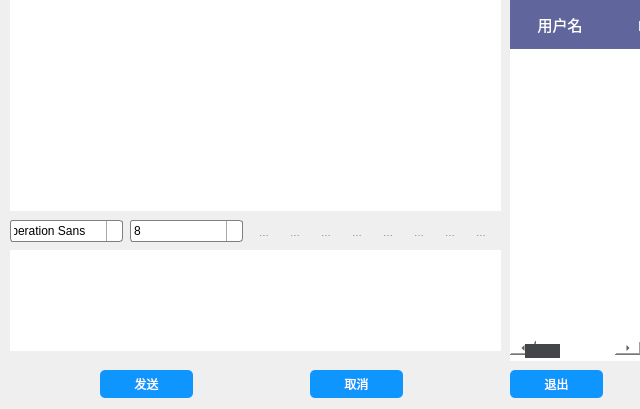
<?xml version="1.0" encoding="UTF-8"?>
<ui version="4.0">
 <class>Widget</class>
 <widget class="QWidget" name="Widget">
  <property name="geometry">
   <rect>
    <x>0</x>
    <y>0</y>
    <width>640</width>
    <height>409</height>
   </rect>
  </property>
  <property name="sizePolicy">
   <sizepolicy hsizetype="Fixed" vsizetype="Fixed">
    <horstretch>0</horstretch>
    <verstretch>0</verstretch>
   </sizepolicy>
  </property>
  <property name="windowTitle">
   <string>Widget</string>
  </property>
  <property name="styleSheet">
   <string notr="true">QHeaderView::section
{
    font-size:15px;
    font-family:&quot;Microsoft YaHei&quot;;
    color:#FFFFFF;

    background:#60669B;
    border:none;
    text-align:left;


    min-height:49px;
    max-height:49px;

    margin-left:0px;
    padding-left:0px;
}

QTableWidget
{
    background:#FFFFFF;
    border:none;

    font-size:15px;
    font-family:&quot;Microsoft YaHei&quot;;
    color:#666666;
}

QTableWidget::item
{
    border-bottom:1px solid #EEF1F7 ;
}

QTableWidget::item::selected
{
    color:red;
    background:#EFF4FF;
}

QScrollBar:horizontal {
        height: 20px;
        background: transparent;
        margin-top: 3px;
        margin-bottom: 3px;
}
QScrollBar::handle:horizontal {
        height: 20px;
        min-width: 30px;
        background: rgb(68, 69, 73);
        margin-left: 15px;
        margin-right: 15px;
}
QScrollBar::handle:horizontal:hover {
        background: rgb(80, 80, 80);
}
QScrollBar::sub-line:horizontal {
        width: 15px;
        background: transparent;
        image: url(:/Black/arrowLeft);
        subcontrol-position: left;
}
QScrollBar::add-line:horizontal {
        width: 15px;
        background: transparent;
        image: url(:/Black/arrowRight);
        subcontrol-position: right;
}
QScrollBar::sub-line:horizontal:hover {
        background: rgb(68, 69, 73);
}
QScrollBar::add-line:horizontal:hover {
        background: rgb(68, 69, 73);
}
QScrollBar::add-page:horizontal,QScrollBar::sub-page:horizontal {
        background: transparent;
}

QLineEdit
{
    background:white;
    padding-left:5px ;
    padding-top:1px ;
    border-bottom-left-radius:3px;
    border-bottom-right-radius:3px;
    border: 1px solid rgb(209 , 209 , 209);
    border-top:transparent;
}
QLineEdit:hover
{
    padding-top:0px ;
    border: 1px solid rgb(21 , 131 , 221);
}
QTextEdit
{
        border-width:0;
        border-style:outset;

        color:black;
        border-radius:5px;
}
  QComboBox {
      border: 1px solid gray;
      border-radius: 3px;
      padding: 1px 18px 1px 3px;
      min-width: 6em;
  }

  QComboBox:editable {
      background: white;
  }

  QComboBox:!editable, QComboBox::drop-down:editable {
       background: qlineargradient(x1: 0, y1: 0, x2: 0, y2: 1,
                                   stop: 0 #E1E1E1, stop: 0.4 #DDDDDD,
                                   stop: 0.5 #D8D8D8, stop: 1.0 #D3D3D3);
  }

  /* QComboBox gets the &quot;on&quot; state when the popup is open */
  QComboBox:!editable:on, QComboBox::drop-down:editable:on {
      background: qlineargradient(x1: 0, y1: 0, x2: 0, y2: 1,
                                  stop: 0 #D3D3D3, stop: 0.4 #D8D8D8,
                                  stop: 0.5 #DDDDDD, stop: 1.0 #E1E1E1);
  }

  QComboBox:on { /* shift the text when the popup opens */
      padding-top: 3px;
      padding-left: 4px;
  }

  QComboBox::drop-down {
      subcontrol-origin: padding;
      subcontrol-position: top right;
      width: 15px;

      border-left-width: 1px;
      border-left-color: darkgray;
      border-left-style: solid; /* just a single line */
      border-top-right-radius: 3px; /* same radius as the QComboBox */
      border-bottom-right-radius: 3px;
  }

  QComboBox::down-arrow {
      image: url(/usr/share/icons/crystalsvg/16x16/actions/1downarrow.png);
  }

  QComboBox::down-arrow:on { /* shift the arrow when popup is open */
      top: 1px;
      left: 1px;
  }
QScrollBar:vertical {
        width: 20px;
        background: transparent;
        margin-left: 3px;
        margin-right: 3px;
}
QScrollBar::handle:vertical {
        width: 20px;
        min-height: 30px;
        background: rgb(68, 69, 73);
        margin-top: 15px;
        margin-bottom: 15px;
}
QScrollBar::handle:vertical:hover {
        background: rgb(80, 80, 80);
}
QScrollBar::sub-line:vertical {
        height: 15px;
        background: transparent;
        image: url(:/Black/arrowTop);
        subcontrol-position: top;
}
QScrollBar::add-line:vertical {
        height: 15px;
        background: transparent;
        image: url(:/Black/arrowBottom);
        subcontrol-position: bottom;
}
QScrollBar::sub-line:vertical:hover {
        background: rgb(68, 69, 73);
}
QScrollBar::add-line:vertical:hover {
        background: rgb(68, 69, 73);
}
QScrollBar::add-page:vertical, QScrollBar::sub-page:vertical {
        background: transparent;
}

QScrollBar#verticalScrollBar:vertical {
        margin-top: 30px;
}
</string>
  </property>
  <widget class="QPushButton" name="buttonSend">
   <property name="geometry">
    <rect>
     <x>100</x>
     <y>370</y>
     <width>93</width>
     <height>28</height>
    </rect>
   </property>
   <property name="styleSheet">
    <string notr="true">QPushButton
{
    color:white;
    background-color:rgb(14 , 150 , 254);
    border-radius:5px;
}

QPushButton:hover
{
    color:white;
    background-color:rgb(44 , 137 , 255);
}

QPushButton:pressed
{
    color:white;
    background-color:rgb(14 , 135 , 228);
    padding-left:3px;
    padding-top:3px;
}</string>
   </property>
   <property name="text">
    <string>发送</string>
   </property>
  </widget>
  <widget class="QPushButton" name="buttonDel">
   <property name="geometry">
    <rect>
     <x>310</x>
     <y>370</y>
     <width>93</width>
     <height>28</height>
    </rect>
   </property>
   <property name="styleSheet">
    <string notr="true">QPushButton
{
    color:white;
    background-color:rgb(14 , 150 , 254);
    border-radius:5px;
}

QPushButton:hover
{
    color:white;
    background-color:rgb(44 , 137 , 255);
}

QPushButton:pressed
{
    color:white;
    background-color:rgb(14 , 135 , 228);
    padding-left:3px;
    padding-top:3px;
}</string>
   </property>
   <property name="text">
    <string>取消</string>
   </property>
  </widget>
  <widget class="QPushButton" name="buttonQuit">
   <property name="geometry">
    <rect>
     <x>510</x>
     <y>370</y>
     <width>93</width>
     <height>28</height>
    </rect>
   </property>
   <property name="styleSheet">
    <string notr="true">QPushButton
{
    color:white;
    background-color:rgb(14 , 150 , 254);
    border-radius:5px;
}

QPushButton:hover
{
    color:white;
    background-color:rgb(44 , 137 , 255);
}

QPushButton:pressed
{
    color:white;
    background-color:rgb(14 , 135 , 228);
    padding-left:3px;
    padding-top:3px;
}</string>
   </property>
   <property name="text">
    <string>退出</string>
   </property>
  </widget>
  <widget class="QTableWidget" name="tableWidget">
   <property name="geometry">
    <rect>
     <x>510</x>
     <y>0</y>
     <width>131</width>
     <height>361</height>
    </rect>
   </property>
   <column>
    <property name="text">
     <string>用户名</string>
    </property>
   </column>
   <column>
    <property name="text">
     <string>IP地址</string>
    </property>
   </column>
  </widget>
  <widget class="QTextBrowser" name="textBrowser">
   <property name="geometry">
    <rect>
     <x>10</x>
     <y>0</y>
     <width>491</width>
     <height>211</height>
    </rect>
   </property>
  </widget>
  <widget class="QFontComboBox" name="fontComboBox">
   <property name="geometry">
    <rect>
     <x>10</x>
     <y>220</y>
     <width>113</width>
     <height>22</height>
    </rect>
   </property>
  </widget>
  <widget class="QComboBox" name="comboBox">
   <property name="geometry">
    <rect>
     <x>130</x>
     <y>220</y>
     <width>113</width>
     <height>22</height>
    </rect>
   </property>
   <item>
    <property name="text">
     <string>8</string>
    </property>
   </item>
   <item>
    <property name="text">
     <string>9</string>
    </property>
   </item>
   <item>
    <property name="text">
     <string>10</string>
    </property>
   </item>
   <item>
    <property name="text">
     <string>11</string>
    </property>
   </item>
   <item>
    <property name="text">
     <string>12</string>
    </property>
   </item>
   <item>
    <property name="text">
     <string>13</string>
    </property>
   </item>
   <item>
    <property name="text">
     <string>14</string>
    </property>
   </item>
   <item>
    <property name="text">
     <string>15</string>
    </property>
   </item>
   <item>
    <property name="text">
     <string>16</string>
    </property>
   </item>
   <item>
    <property name="text">
     <string>17</string>
    </property>
   </item>
   <item>
    <property name="text">
     <string>18</string>
    </property>
   </item>
   <item>
    <property name="text">
     <string>19</string>
    </property>
   </item>
   <item>
    <property name="text">
     <string>20</string>
    </property>
   </item>
   <item>
    <property name="text">
     <string>21</string>
    </property>
   </item>
   <item>
    <property name="text">
     <string>22</string>
    </property>
   </item>
  </widget>
  <widget class="QWidget" name="layoutWidget">
   <property name="geometry">
    <rect>
     <x>240</x>
     <y>217</y>
     <width>267</width>
     <height>31</height>
    </rect>
   </property>
   <layout class="QHBoxLayout" name="horizontalLayout">
    <item>
     <widget class="QToolButton" name="buttonBold">
      <property name="text">
       <string>...</string>
      </property>
      <property name="icon">
       <iconset resource="../images.qrc">
        <normaloff>:/Image/bold.png</normaloff>:/Image/bold.png</iconset>
      </property>
      <property name="checkable">
       <bool>true</bool>
      </property>
      <property name="autoRaise">
       <bool>true</bool>
      </property>
     </widget>
    </item>
    <item>
     <widget class="QToolButton" name="buttonUnderline">
      <property name="text">
       <string>...</string>
      </property>
      <property name="icon">
       <iconset resource="../images.qrc">
        <normaloff>:/Image/under.png</normaloff>:/Image/under.png</iconset>
      </property>
      <property name="checkable">
       <bool>true</bool>
      </property>
      <property name="autoRaise">
       <bool>true</bool>
      </property>
     </widget>
    </item>
    <item>
     <widget class="QToolButton" name="buttonItalic">
      <property name="text">
       <string>...</string>
      </property>
      <property name="icon">
       <iconset resource="../images.qrc">
        <normaloff>:/Image/italic.png</normaloff>:/Image/italic.png</iconset>
      </property>
      <property name="checkable">
       <bool>true</bool>
      </property>
      <property name="autoRaise">
       <bool>true</bool>
      </property>
     </widget>
    </item>
    <item>
     <widget class="QToolButton" name="buttonColor">
      <property name="text">
       <string>...</string>
      </property>
      <property name="icon">
       <iconset resource="../images.qrc">
        <normaloff>:/Image/color.png</normaloff>:/Image/color.png</iconset>
      </property>
      <property name="checkable">
       <bool>true</bool>
      </property>
      <property name="autoRaise">
       <bool>true</bool>
      </property>
     </widget>
    </item>
    <item>
     <widget class="QToolButton" name="buttonFile">
      <property name="text">
       <string>...</string>
      </property>
      <property name="icon">
       <iconset resource="../images.qrc">
        <normaloff>:/Image/send.png</normaloff>:/Image/send.png</iconset>
      </property>
      <property name="checkable">
       <bool>true</bool>
      </property>
      <property name="autoRaise">
       <bool>true</bool>
      </property>
     </widget>
    </item>
    <item>
     <widget class="QToolButton" name="buttonImage">
      <property name="text">
       <string>...</string>
      </property>
      <property name="icon">
       <iconset resource="../images.qrc">
        <normaloff>:/Image/face.png</normaloff>:/Image/face.png</iconset>
      </property>
      <property name="autoRaise">
       <bool>true</bool>
      </property>
     </widget>
    </item>
    <item>
     <widget class="QToolButton" name="buttonHistory">
      <property name="text">
       <string>...</string>
      </property>
      <property name="icon">
       <iconset resource="../images.qrc">
        <normaloff>:/Image/save.png</normaloff>:/Image/save.png</iconset>
      </property>
      <property name="checkable">
       <bool>true</bool>
      </property>
      <property name="autoRaise">
       <bool>true</bool>
      </property>
     </widget>
    </item>
    <item>
     <widget class="QToolButton" name="buttonClear">
      <property name="text">
       <string>...</string>
      </property>
      <property name="icon">
       <iconset resource="../images.qrc">
        <normaloff>:/Image/clear.png</normaloff>:/Image/clear.png</iconset>
      </property>
      <property name="autoRaise">
       <bool>true</bool>
      </property>
     </widget>
    </item>
   </layout>
  </widget>
  <widget class="QTextEdit" name="textEditWrite">
   <property name="geometry">
    <rect>
     <x>10</x>
     <y>250</y>
     <width>491</width>
     <height>101</height>
    </rect>
   </property>
  </widget>
 </widget>
 <layoutdefault spacing="6" margin="11"/>
 <resources>
  <include location="../images.qrc"/>
 </resources>
 <connections/>
</ui>
